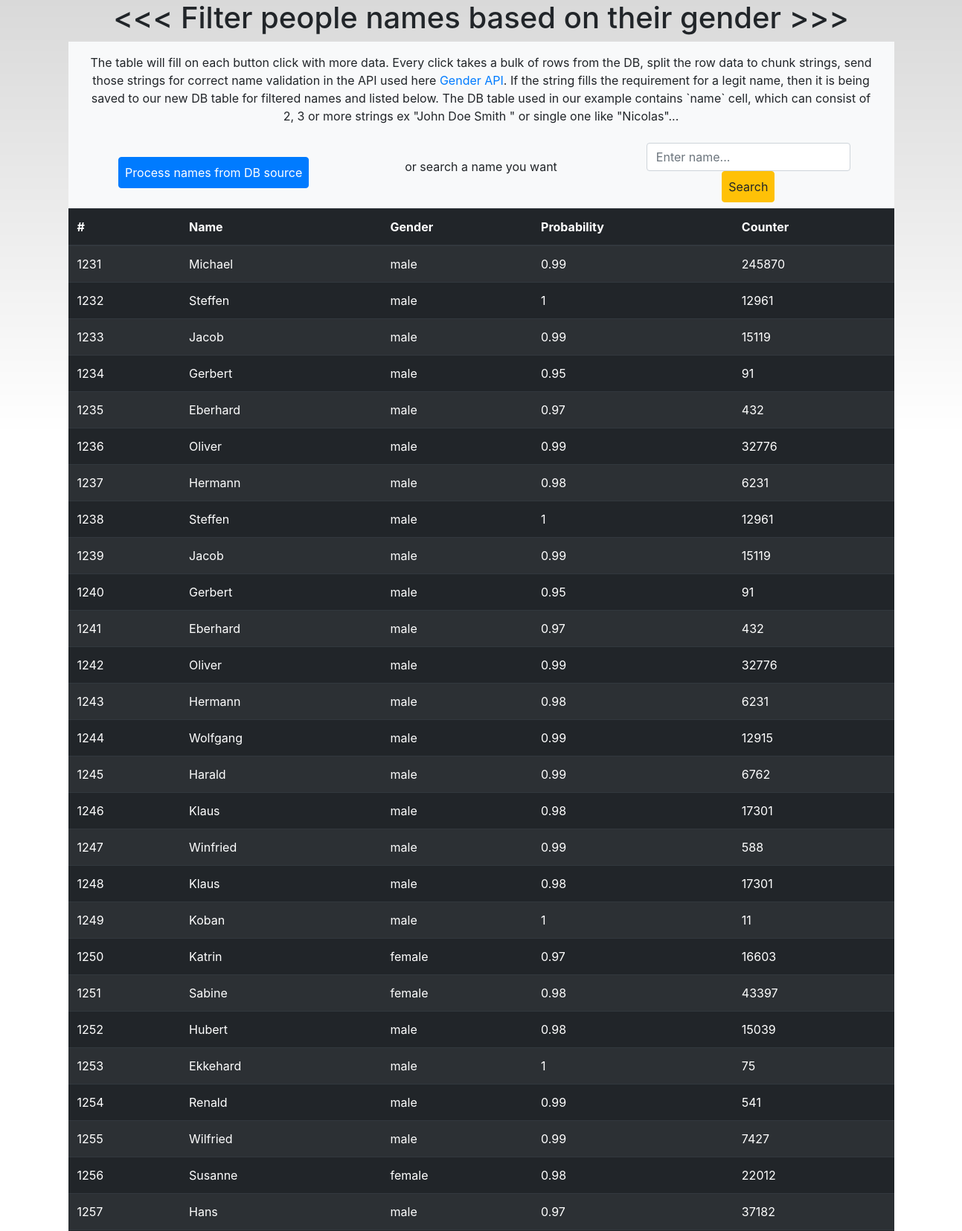
The page / (upper part) on the database its author committed.
### tables this page shows
CREATE TABLE `filtered_names` (
  `id` int NOT NULL AUTO_INCREMENT,
  `person_id` varchar(100) DEFAULT NULL,
  `firstName` varchar(55) NOT NULL,
  `gender` varchar(55) NOT NULL,
  `probability` varchar(55) NOT NULL,
  `counter` varchar(55) NOT NULL,
  `timestamp` timestamp NOT NULL,
  PRIMARY KEY (`id`)
);

### Classes/DB.php (called while the page is built, shortened)
<?php
class DB
{
    private $dsn;
    private $user;
    private $password;
    private $connection;
    public function __construct()
    {
        $this->dsn = 'mysql:host=localhost;dbname=people_names';
        $this->user = 'root';
        $this->password = '';
    }
    public function setSourceDBTable($table)
    {
        $available = $this->getAvailableTables();
        return $this->sourceDBTable = $table;
    }
    public function getAvailableTables()
    {
        return [
            'people',
            'people_limit_50',
            'filtered_names'
        ];
    }
    public function setConnection()
    {
        $options = [
            PDO::ATTR_ERRMODE => PDO::ERRMODE_EXCEPTION,
            PDO::ATTR_CASE => PDO::CASE_NATURAL,
            PDO::ATTR_ORACLE_NULLS => PDO::NULL_EMPTY_STRING
        ];
        try{
            $this->connection = new PDO($this->dsn, $this->user, $this->password, $options);
            return $this->connection;
        }catch(PDOException $ex){
            echo $ex->getMessage();
        }
    }
    public function getConnection()
    {
        return $this->connection;
    }
    public function getFilteredRecords()
    {
        $dBSource = $this->setSourceDBTable('filtered_names');
        $sqlSelectFiltered = "SELECT id, firstName, gender, probability, counter FROM $dBSource";
        $result = $this->getConnection()->query($sqlSelectFiltered);
        return $result;
    }
}

### index.php (the view, shortened to what this page needs)
<?php
require_once __DIR__.'/config.php';
require_once __DIR__.'/Classes/DB.php';
$db = new DB;
$filteredRecords = $db->getFilteredRecords();
?>
  <div class="container">
  	<h1 class="d-flex justify-content-center" id="projectName"><<< Filter people names based on their gender >>></h1>
	<nav class="navbar navbar-light bg-light d-flex flex-row justify-content-center" id="header">
		<p class="p-2 text-center">
			The table will fill on each button click with more data. Every click takes a bulk of rows from the DB, split the row data to chunk strings, send those strings for correct name validation in the API used here <a href="https://genderize.io/">Gender API</a>. If the string fills the requirement for a legit name, then it is being saved to our new DB table for filtered names and listed below. The DB table used in our example contains `name` cell, which can consist of 2, 3 or more strings ex "John Doe Smith " or single one like "Nicolas"...
		</p>
		<div class="col text-center">
			<button type="button" class="btn btn-primary p-2" id="data_loader" onclick="postRequest(name=false)">Process names from DB source</button>
		</div>
		<div class="col text-center">
			<p> or search a name you want</p>
		</div>
		<div class="col text-center">
			<input type="search" name="search" class="form-control" id="search_input" placeholder="Enter name...">
			<button type="submit" class="btn btn-warning p-2" id="search_btn" onclick="postRequest(name=true)">Search</button>
		</div>
	</nav>
	<table class="table table-striped table-dark">
		<thead class="sticky-top" id="tableHeader">
			<tr>
			<th scope="col">#</th>
			<th scope="col">Name</th>
			<th scope="col">Gender</th>
			<th scope="col">Probability</th>
			<th scope="col">Counter</th>
			</tr>
		</thead>
		<tbody id="tbody_data">
			<?php foreach($filteredRecords as $value) { ?>
				<tr>
					<td><?php echo $value['id']; ?></td>
					<td><?php echo $value['firstName']; ?></td>
					<td><?php echo $value['gender']; ?></td>
					<td><?php echo $value['probability']; ?></td>
					<td><?php echo $value['counter']; ?></td>
				</tr>
			<?php } ?>
		</tbody>
	</table>
  </div>
  <?php include_once(__DIR__.'/templates/footer.php'); ?>

### templates/footer.php (shortened to what this page needs)
	</body>
</html>

### style/style.css (style rules this page uses)
body { margin: 0; padding: 0; background-image: linear-gradient(180deg, rgba(0,0,0,0.15) 0%, rgba(0,153,212,0) calc(15% + 100px), rgba(0,99,138,0) calc(85% + 100px), rgba(0,0,0,0.15) 100%); }
#search_input { width:auto !important; display:inline-block !important; }
#search_btn { display:inline-block !important; }
:root { --yellow: #feb60a; --red: #ff0062; --blue: #00dbf9; --violet: #da00f7; }

### rows shown on the page
filtered_names: id "1231", firstName "Michael", gender "male", probability "0.99", counter "245870"
filtered_names: id "1232", firstName "Steffen", gender "male", probability "1", counter "12961"
filtered_names: id "1233", firstName "Jacob", gender "male", probability "0.99", counter "15119"
filtered_names: id "1234", firstName "Gerbert", gender "male", probability "0.95", counter "91"
filtered_names: id "1235", firstName "Eberhard", gender "male", probability "0.97", counter "432"
filtered_names: id "1236", firstName "Oliver", gender "male", probability "0.99", counter "32776"
filtered_names: id "1237", firstName "Hermann", gender "male", probability "0.98", counter "6231"
filtered_names: id "1238", firstName "Steffen", gender "male", probability "1", counter "12961"
filtered_names: id "1239", firstName "Jacob", gender "male", probability "0.99", counter "15119"
filtered_names: id "1240", firstName "Gerbert", gender "male", probability "0.95", counter "91"
filtered_names: id "1241", firstName "Eberhard", gender "male", probability "0.97", counter "432"
filtered_names: id "1242", firstName "Oliver", gender "male", probability "0.99", counter "32776"
filtered_names: id "1243", firstName "Hermann", gender "male", probability "0.98", counter "6231"
filtered_names: id "1244", firstName "Wolfgang", gender "male", probability "0.99", counter "12915"
filtered_names: id "1245", firstName "Harald", gender "male", probability "0.99", counter "6762"
filtered_names: id "1246", firstName "Klaus", gender "male", probability "0.98", counter "17301"
filtered_names: id "1247", firstName "Winfried", gender "male", probability "0.99", counter "588"
filtered_names: id "1248", firstName "Klaus", gender "male", probability "0.98", counter "17301"
filtered_names: id "1249", firstName "Koban", gender "male", probability "1", counter "11"
filtered_names: id "1250", firstName "Katrin", gender "female", probability "0.97", counter "16603"
filtered_names: id "1251", firstName "Sabine", gender "female", probability "0.98", counter "43397"
filtered_names: id "1252", firstName "Hubert", gender "male", probability "0.98", counter "15039"
filtered_names: id "1253", firstName "Ekkehard", gender "male", probability "1", counter "75"
filtered_names: id "1254", firstName "Renald", gender "male", probability "0.99", counter "541"
filtered_names: id "1255", firstName "Wilfried", gender "male", probability "0.99", counter "7427"
filtered_names: id "1256", firstName "Susanne", gender "female", probability "0.98", counter "22012"
filtered_names: id "1257", firstName "Hans", gender "male", probability "0.97", counter "37182"
